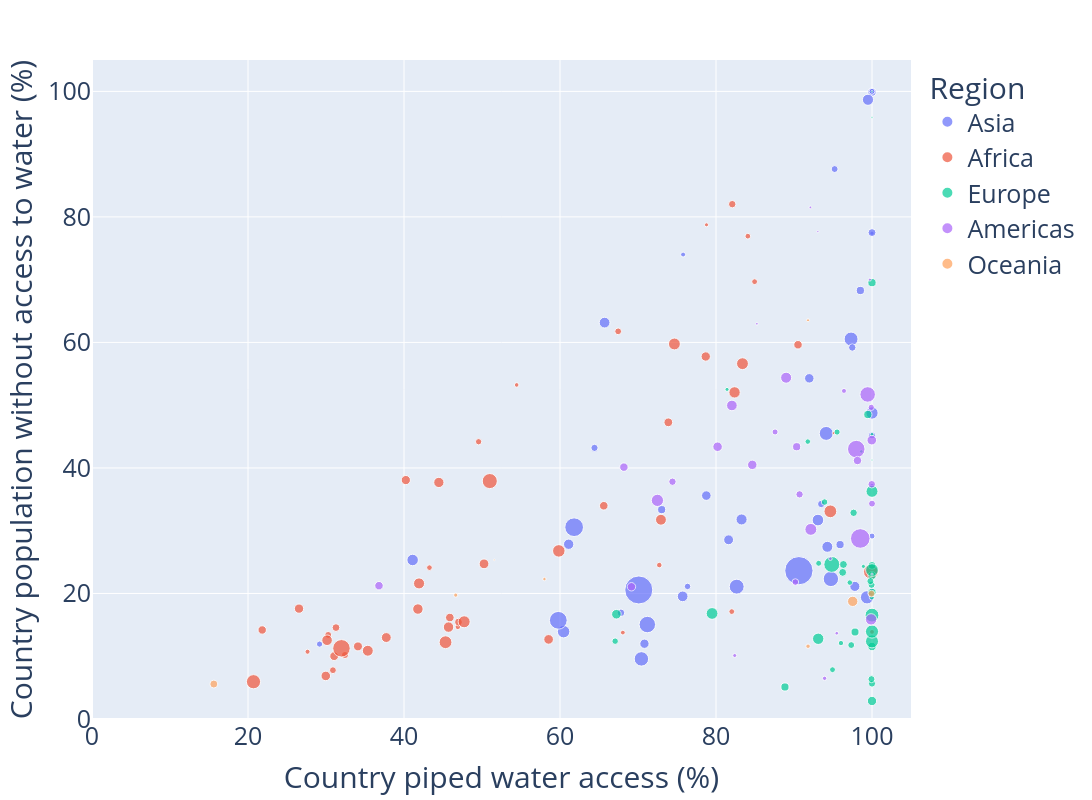

Source (notebook cell):
### Code cell
# create bubble size column with square root transformation for improved visuals
country_medians["bubble_size"] = country_medians["country_pop_raw"] ** 0.5

px.scatter(
    country_medians,
    y="percent_without_water",
    # x="NATPiped",
    x="piped_calculated",
    size="bubble_size",
    color="region",
    hover_name="Entity",
    # title="Access to Water vs. Piped Water vs. Population",
).update_layout(
    yaxis_title="Country population without access to water (%)",
    xaxis_title="Country piped water access (%)",
    legend_title="Region",
    width=1200,
    height=800,
    font=dict(size=25),
    # xaxis_tickangle=-45,
    # yaxis=dict(tickfont=dict(size=2)),
    # title=dict(font=dict(size=20)),
).update_xaxes(
    range=[0, 105]
).update_yaxes(
    range=[0, 105]
)

### Figure 1 — Plotly figure (JSON) as saved in the notebook; plotly's stock layout.template omitted (floating-point values rounded to 4 significant figures)
{"data": [{"hovertemplate": "<b>%{hovertext}</b><br><br>region=Asia<br>piped_calculated=%{x}<br>percent_without_water=%{y}<br>bubble_size=%{marker.size}<extra></extra>", "hovertext": ["Afghanistan", "United Arab Emirates", "Armenia", "Azerbaijan", "Bangladesh", "Bahrain", "Brunei Darussalam", "Bhutan", "China", "Cyprus", "Georgia", "Indonesia", "India", "Iran, Islamic Republic of", "Iraq", "Israel", "Jordan", "Japan", "Kazakhstan", "Kyrgyzstan", "Cambodia", "Korea, Republic of", "Lao People's Democratic Republic", "Lebanon", "Sri Lanka", "Myanmar", "Mongolia", "Malaysia", "Nepal", "Oman", "Pakistan", "Philippines", "Korea, Democratic People's Republic of", "Qatar", "Saudi Arabia", "Singapore", "Syrian Arab Republic", "Thailand", "Tajikistan", "Turkmenistan", "Timor-Leste", "Türkiye", "Taiwan, Province of China", "Uzbekistan", "Viet Nam", "Yemen"], "legendgroup": "Asia", "marker": {"color": "#636efa", "size": [6312.0, 3161.0, 1723.0, 3197.0, 12900.0, 1322.0, 664.5, 883.1, 38000.0, 1103.0, 1995.0, 16620.0, 37330.0, 9221.0, 6417.0, 2965.0, 3205.0, 11230.0, 4358.0, 2575.0, 4117.0, 7163.0, 2716.0, 2602.0, 4637.0, 7403.0, 1825.0, 5725.0, 5447.0, 2285.0, 15010.0, 10540.0, 5088.0, 1712.0, 5945.0, 2428.0, 4275.0, 8364.0, 3122.0, 2473.0, 1159.0, 9222.0, 4884.0, 5825.0, 9908.0, 5522.0], "sizemode": "area", "sizeref": 95.01, "symbol": "circle"}, "mode": "markers", "name": "Asia", "orientation": "v", "showlegend": true, "type": "scatter", "x": [41.11, 100.0, 100.0, 95.91, 71.2, 100.0, 99.99, 100.0, 90.63, 100.0, 76.35, 61.81, 70.1, 97.32, 93.07, 100.0, 98.51, 94.73, 78.76, 93.49, 70.83, 100.0, 67.81, 97.47, 81.62, 60.46, 29.17, 94.27, 75.73, 95.21, 59.78, 82.65, 61.11, 100.0, 99.49, 100.0, 91.96, 99.36, 73.03, 64.42, 75.78, 94.13, 97.8, 83.28, 70.44, 65.72], "xaxis": "x", "y": [25.34, 99.89, 29.14, 27.79, 15.05, 100.0, 20.61, 77.4, 23.63, 37.15, 21.12, 30.56, 20.56, 60.54, 31.7, 77.5, 68.28, 22.32, 35.6, 34.26, 11.99, 48.76, 16.92, 59.19, 28.55, 13.92, 11.93, 27.43, 19.54, 87.62, 15.72, 21.09, 27.84, 100.0, 98.66, 45.2, 54.28, 19.39, 33.36, 43.2, 74.0, 45.5, 21.13, 31.79, 9.575, 63.16], "yaxis": "y"}, {"hovertemplate": "<b>%{hovertext}</b><br><br>region=Africa<br>piped_calculated=%{x}<br>percent_without_water=%{y}<br>bubble_size=%{marker.size}<extra></extra>", "hovertext": ["Angola", "Burundi", "Benin", "Burkina Faso", "Botswana", "Central African Republic", "Côte d'Ivoire", "Cameroon", "Congo, Democratic Republic of the", "Congo", "Djibouti", "Algeria", "Egypt", "Eritrea", "Western Sahara", "Ethiopia", "Gabon", "Ghana", "Guinea", "Gambia", "Guinea-Bissau", "Equatorial Guinea", "Kenya", "Liberia", "Libya", "Lesotho", "Morocco", "Madagascar", "Mali", "Mozambique", "Mauritania", "Mauritius", "Malawi", "Namibia", "Niger", "Nigeria", "Rwanda", "Sudan", "Senegal", "Sierra Leone", "Somalia", "South Sudan", "Sao Tome and Principe", "Eswatini", "Chad", "Togo", "Tunisia", "Tanzania, United Republic of", "Uganda", "South Africa", "Zambia", "Zimbabwe"], "legendgroup": "Africa", "marker": {"color": "#EF553B", "size": [5825.0, 3501.0, 3529.0, 4636.0, 1548.0, 2218.0, 5201.0, 5218.0, 9611.0, 2378.0, 1001.0, 6680.0, 10210.0, 1898.0, 782.2, 10860.0, 1510.0, 5633.0, 3674.0, 1577.0, 1420.0, 1204.0, 7415.0, 2276.0, 2638.0, 1469.0, 6111.0, 5332.0, 4567.0, 5671.0, 2185.0, 1128.0, 4433.0, 1609.0, 5013.0, 14540.0, 3644.0, 6701.0, 4147.0, 2853.0, 4045.0, 3374.0, 472.6, 1083.0, 4113.0, 2912.0, 3455.0, 7842.0, 6865.0, 7749.0, 4350.0, 3885.0], "sizemode": "area", "sizeref": 95.01, "symbol": "circle"}, "mode": "markers", "name": "Africa", "orientation": "v", "showlegend": true, "type": "scatter", "x": [41.93, 65.61, 45.88, 37.73, 84.08, 30.89, 45.71, 41.78, 20.7, 32.43, 54.45, 83.39, 99.85, 49.57, 78.78, 51.0, 43.26, 72.94, 31.05, 82.02, 46.9, 27.63, 59.85, 30.28, 82.08, 72.73, 82.38, 30.14, 50.26, 35.36, 67.46, 100.0, 58.54, 84.95, 44.47, 31.98, 73.89, 74.67, 78.68, 31.28, 40.24, 21.82, 95.09, 68.06, 26.54, 46.99, 90.51, 45.32, 47.71, 94.66, 29.97, 34.1], "xaxis": "x", "y": [21.6, 33.98, 16.16, 12.98, 76.93, 7.776, 14.64, 17.52, 5.941, 10.2, 53.23, 56.62, 23.46, 44.18, 78.74, 37.91, 24.12, 31.75, 10.01, 17.11, 14.68, 10.72, 26.78, 13.4, 82.03, 24.52, 52.04, 12.55, 24.72, 10.88, 61.77, 13.88, 12.68, 69.68, 37.69, 11.26, 47.27, 59.76, 57.76, 14.56, 38.07, 14.19, 45.56, 13.77, 17.59, 15.44, 59.63, 12.23, 15.49, 33.09, 6.863, 11.57], "yaxis": "y"}, {"hovertemplate": "<b>%{hovertext}</b><br><br>region=Europe<br>piped_calculated=%{x}<br>percent_without_water=%{y}<br>bubble_size=%{marker.size}<extra></extra>", "hovertext": ["Albania", "Austria", "Belgium", "Bulgaria", "Bosnia and Herzegovina", "Belarus", "Switzerland", "Czechia", "Germany", "Denmark", "Spain", "Estonia", "Finland", "France", "United Kingdom of Great Britain and Northern Ireland", "Greece", "Croatia", "Hungary", "Ireland", "Iceland", "Italy", "Liechtenstein", "Lithuania", "Luxembourg", "Latvia", "Monaco", "Moldova, Republic of", "North Macedonia", "Malta", "Montenegro", "Netherlands, Kingdom of the", "Norway", "Poland", "Portugal", "Romania", "Russian Federation", "San Marino", "Serbia", "Slovakia", "Slovenia", "Sweden", "Ukraine"], "legendgroup": "Europe", "marker": {"color": "#00cc96", "size": [1695.0, 3007.0, 3411.0, 2626.0, 1807.0, 3073.0, 2952.0, 3275.0, 9160.0, 2411.0, 6837.0, 1151.0, 2355.0, 8089.0, 8259.0, 3220.0, 2020.0, 3104.0, 2232.0, 586.0, 7770.0, 195.6, 1640.0, 796.8, 1366.0, 198.8, 2006.0, 1443.0, 665.4, 792.5, 4144.0, 2338.0, 6148.0, 3189.0, 4374.0, 12080.0, 184.4, 2949.0, 2337.0, 1442.0, 3188.0, 6593.0], "sizemode": "area", "sizeref": 95.01, "symbol": "circle"}, "mode": "markers", "name": "Europe", "orientation": "v", "showlegend": true, "type": "scatter", "x": [93.16, 96.33, 100.0, 97.64, 95.52, 97.82, 100.0, 100.0, 100.0, 100.0, 100.0, 99.98, 99.93, 100.0, 100.0, 100.0, 93.92, 100.0, 97.34, 98.62, 100.0, 100.0, 94.94, 98.9, 96.02, 100.0, 67.07, 91.77, 100.0, 81.41, 100.0, 99.94, 93.1, 99.47, 67.23, 94.84, 100.0, 96.24, 99.79, 97.15, 88.84, 79.5], "xaxis": "x", "y": [24.81, 24.62, 11.55, 32.85, 45.72, 13.86, 24.47, 22.84, 16.55, 5.641, 36.27, 19.35, 6.351, 12.37, 13.93, 69.53, 34.57, 20.18, 11.78, 42.64, 23.73, 41.26, 7.855, 24.32, 12.1, 100.0, 12.4, 44.2, 45.35, 52.51, 2.869, 21.38, 12.78, 48.51, 16.69, 24.63, 95.83, 23.36, 21.97, 21.74, 5.101, 16.82], "yaxis": "y"}, {"hovertemplate": "<b>%{hovertext}</b><br><br>region=Americas<br>piped_calculated=%{x}<br>percent_without_water=%{y}<br>bubble_size=%{marker.size}<extra></extra>", "hovertext": ["Argentina", "Bahamas", "Belize", "Bolivia, Plurinational State of", "Brazil", "Canada", "Chile", "Colombia", "Costa Rica", "Cuba", "Dominican Republic", "Ecuador", "Grenada", "Greenland", "Guatemala", "Guyana", "Honduras", "Haiti", "Jamaica", "Saint Kitts and Nevis", "Saint Lucia", "Mexico", "Nicaragua", "Panama", "Peru", "Paraguay", "El Salvador", "Suriname", "Trinidad and Tobago", "Uruguay", "United States of America", "Saint Vincent and the Grenadines", "Venezuela, Bolivarian Republic of"], "legendgroup": "Americas", "marker": {"color": "#ab63fa", "size": [6753.0, 630.0, 636.3, 3440.0, 14630.0, 6170.0, 4383.0, 7160.0, 2267.0, 3364.0, 3310.0, 4229.0, 336.2, 238.5, 4272.0, 889.0, 3172.0, 3397.0, 1724.0, 231.4, 429.4, 11410.0, 2589.0, 2093.0, 5776.0, 2687.0, 2553.0, 769.3, 1185.0, 1867.0, 18250.0, 333.6, 5358.0], "sizemode": "area", "sizeref": 95.01, "symbol": "circle"}, "mode": "markers", "name": "Americas", "orientation": "v", "showlegend": true, "type": "scatter", "x": [92.16, 94.66, 95.48, 36.79, 97.98, 99.89, 99.97, 72.49, 100.0, 69.16, 98.14, 84.65, 85.24, 100.0, 80.2, 93.92, 90.34, 68.19, 87.57, 93.06, 99.73, 99.44, 74.42, 90.17, 88.99, 99.97, 90.71, 82.4, 96.41, 99.9, 98.5, 92.1, 82.04], "xaxis": "x", "y": [30.21, 25.54, 13.66, 21.24, 43.01, 15.88, 44.43, 34.84, 34.31, 21.07, 41.18, 40.5, 62.97, 23.09, 43.38, 6.484, 43.38, 40.13, 45.74, 77.65, 70.02, 51.71, 37.81, 21.82, 54.38, 37.41, 35.79, 10.11, 52.27, 49.65, 28.76, 81.52, 49.96], "yaxis": "y"}, {"hovertemplate": "<b>%{hovertext}</b><br><br>region=Oceania<br>piped_calculated=%{x}<br>percent_without_water=%{y}<br>bubble_size=%{marker.size}<extra></extra>", "hovertext": ["Australia", "Fiji", "New Zealand", "Palau", "Papua New Guinea", "Solomon Islands", "Vanuatu", "Samoa"], "legendgroup": "Oceania", "marker": {"color": "#FFA15A", "size": [5078.0, 950.2, 2205.0, 134.8, 3020.0, 839.0, 560.8, 447.4], "sizemode": "area", "sizeref": 95.01, "symbol": "circle"}, "mode": "markers", "name": "Oceania", "orientation": "v", "showlegend": true, "type": "scatter", "x": [97.53, 91.8, 99.93, 51.57, 15.62, 46.63, 58.0, 91.8], "xaxis": "x", "y": [18.74, 11.6, 19.97, 25.35, 5.569, 19.74, 22.3, 63.53], "yaxis": "y"}], "layout": {"font": {"size": 25}, "height": 800, "legend": {"itemsizing": "constant", "title": {"text": "Region"}, "tracegroupgap": 0}, "margin": {"t": 60}, "width": 1200, "xaxis": {"anchor": "y", "domain": [0, 1], "range": [0, 105], "title": {"text": "Country piped water access (%)"}}, "yaxis": {"anchor": "x", "domain": [0, 1], "range": [0, 105], "title": {"text": "Country population without access to water (%)"}}}}
